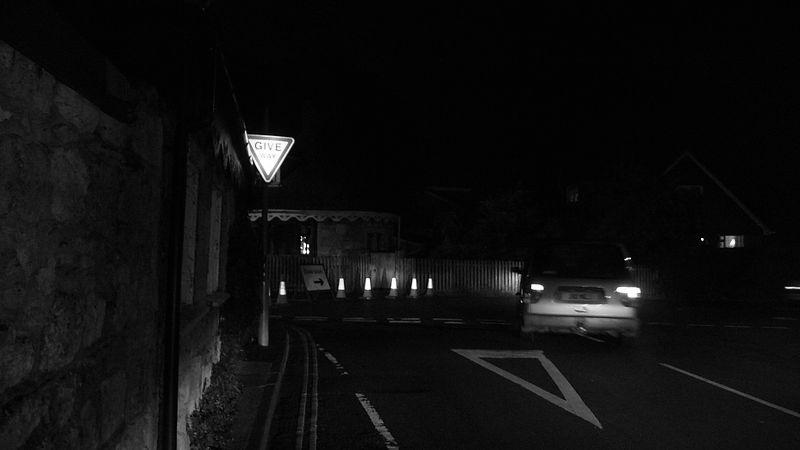
%> input picture Exercise 1/Pics/dark_road_1.jpg, 800 x 450 px
$ octave question4_3.m   (GNU Octave 9; MATLAB toolbox functions it lacks are replaced by stand-ins)
%> lines starting %> are read from the running program, lines starting %| are printed output that depends on the picture

% List of image filenames
filenames = {'dark_road_1.jpg', 'dark_road_2.jpg', 'dark_road_3.jpg'};

% Choose tile grid size for local histogram equalization.
numTiles = [8 8];
clipLimit = 0.01;

fprintf('Using local histogram equalization with tile grid %d×%d and clip limit %0.3f\n', ...
        numTiles(1), numTiles(2), clipLimit);

for k = 1:numel(filenames)
    % Read image
    I = imread(filenames{k});
%> I is the input picture: size 450x800 uint8; min 0, max 255, mean 14.6


    if ndims(I) == 3
        Igray = rgb2gray(I);
    else
        Igray = I;
    end

    % Apply local histogram equalization (CLAHE)
    Iadapteq = adapthisteq(Igray, ...
        'NumTiles', numTiles, ...
        'ClipLimit', clipLimit, ...
        'Distribution', 'uniform');
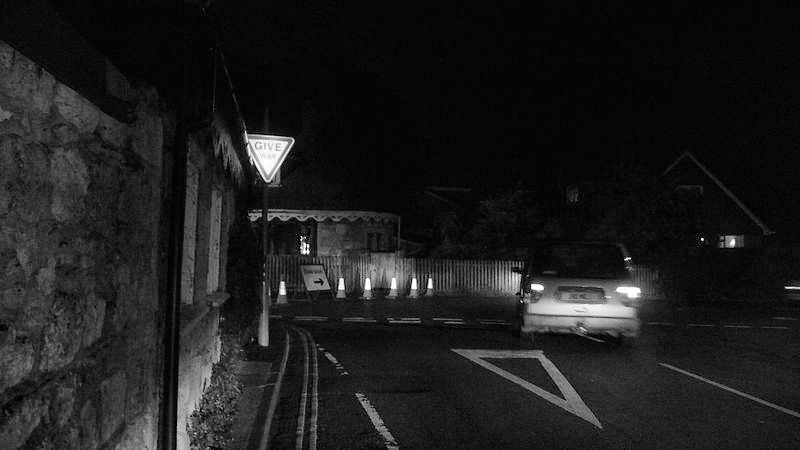
%> Iadapteq: size 450x800 uint8; min 0, max 255, mean 29.2

    % Compute histogram of adapted image
    counts_adapt = imhist(Iadapteq);
%> counts_adapt = 256 values, max 71160 at index 8, min 16 at index 204, mean 1406.2
    levels = 0:255;


    figure('Name', ['Adaptive Equalization: ' filenames{k}], 'NumberTitle', 'off');

    subplot(2,2,1);
    imshow(Igray);
    title('Original Grayscale');

    subplot(2,2,2);
    imshow(Iadapteq);
    title(sprintf('CLAHE (%dx%d tiles)', numTiles(1), numTiles(2)));

    subplot(2,2,[3 4]);
    bar(levels, counts_adapt, 'BarWidth', 1);
    xlim([0 255]);
    xlabel('Intensity Value');
    ylabel('Pixel Count');
    title('Histogram After CLAHE');
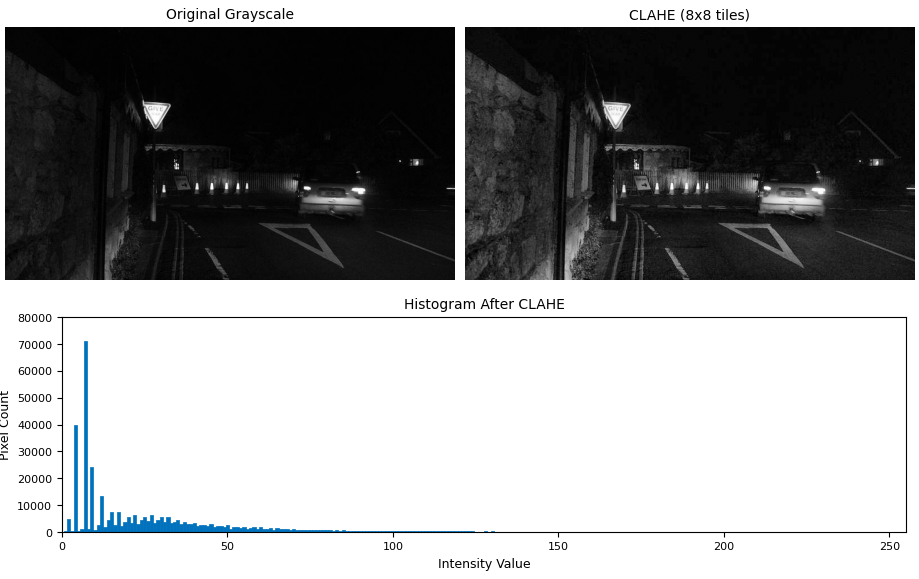
%> figure redrawn from the program's plot data, 3 panels


end
%> pass 2 of the loop `for k = 1:numel(filenames)`:
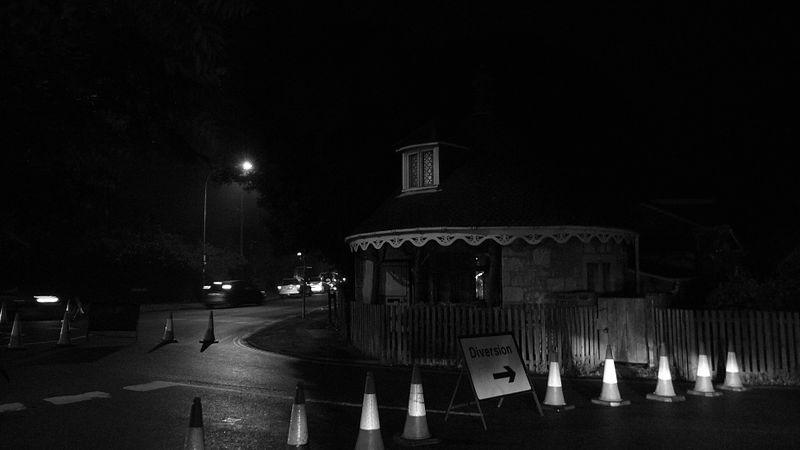
%> input picture Exercise 1/Pics/dark_road_2.jpg, 800 x 450 px
%> I is the input picture: size 450x800 uint8; min 0, max 255, mean 16.8
%> `Iadapteq = adapthisteq(Igray, 'NumTiles', numTiles, 'ClipLimit', clipL..`:
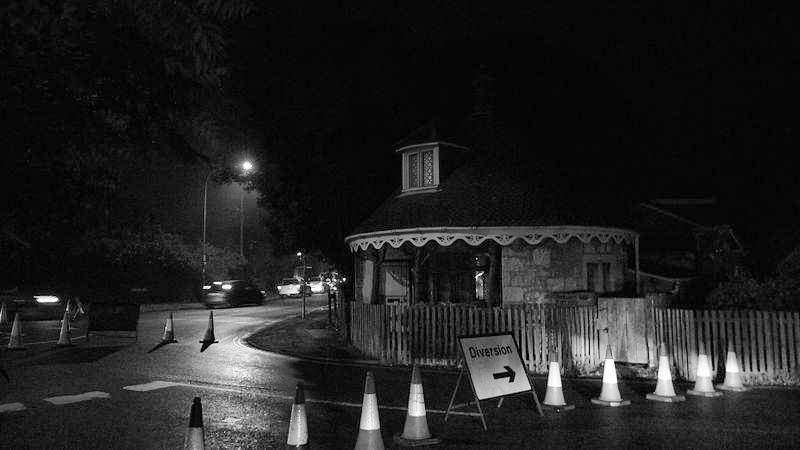
%> Iadapteq: size 450x800 uint8; min 0, max 255, mean 32.9
%> counts_adapt = 256 values, max 67678 at index 8, min 5 at index 1, mean 1406.2
%> `title('Histogram After CLAHE');`:
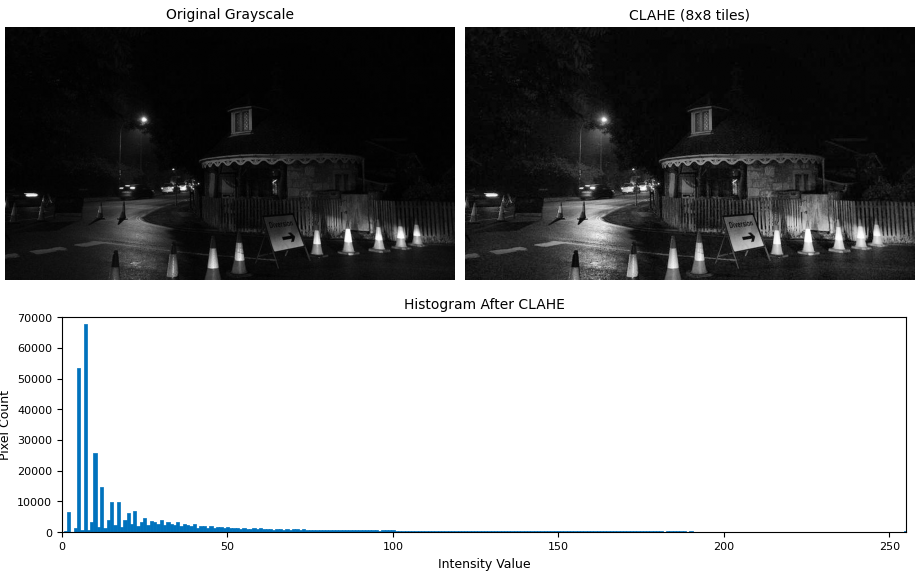
%> figure redrawn from the program's plot data, 3 panels
%> pass 3 of the loop `for k = 1:numel(filenames)`:
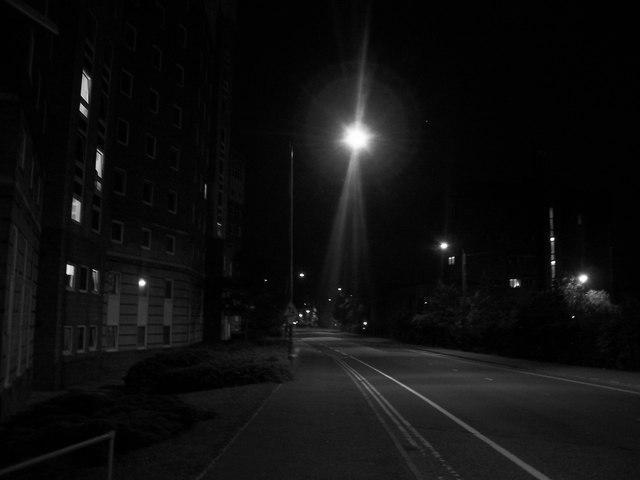
%> input picture Exercise 1/Pics/dark_road_3.jpg, 640 x 480 px
%> I is the input picture: size 480x640 uint8; min 0, max 255, mean 15.2
%> `Iadapteq = adapthisteq(Igray, 'NumTiles', numTiles, 'ClipLimit', clipL..`:
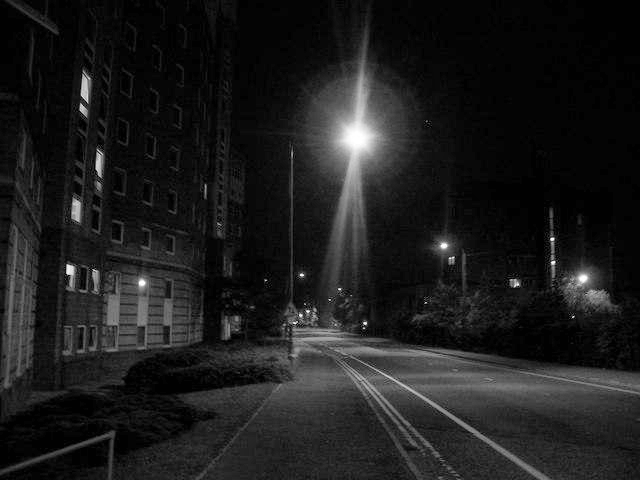
%> Iadapteq: size 480x640 uint8; min 0, max 255, mean 29.1
%> counts_adapt = 256 values, max 45306 at index 5, min 7 at index 219, mean 1200
%> `title('Histogram After CLAHE');`:
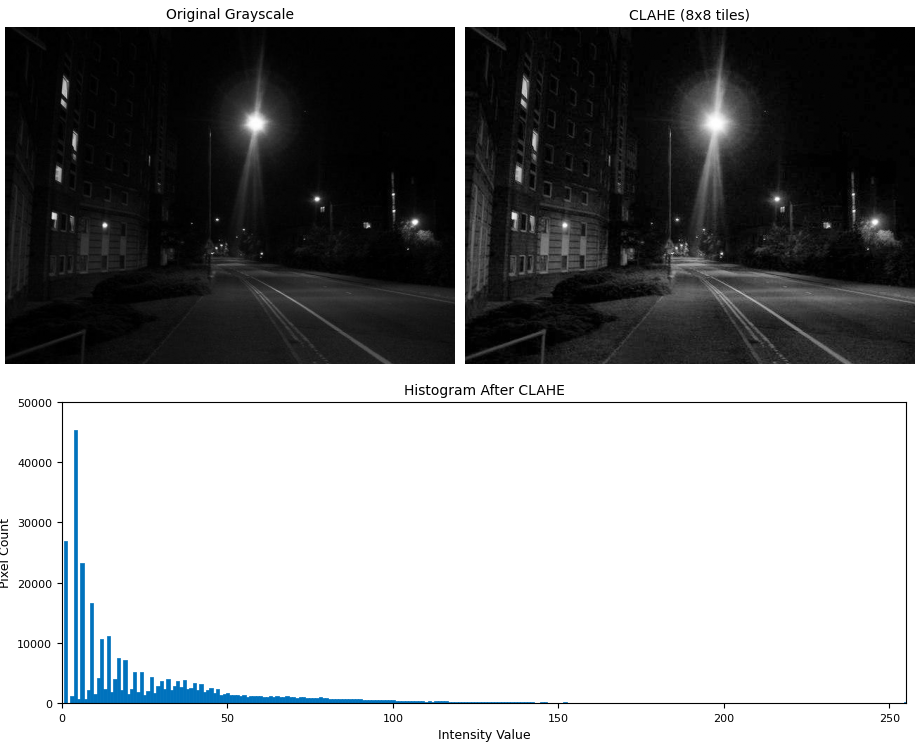
%> figure redrawn from the program's plot data, 3 panels
